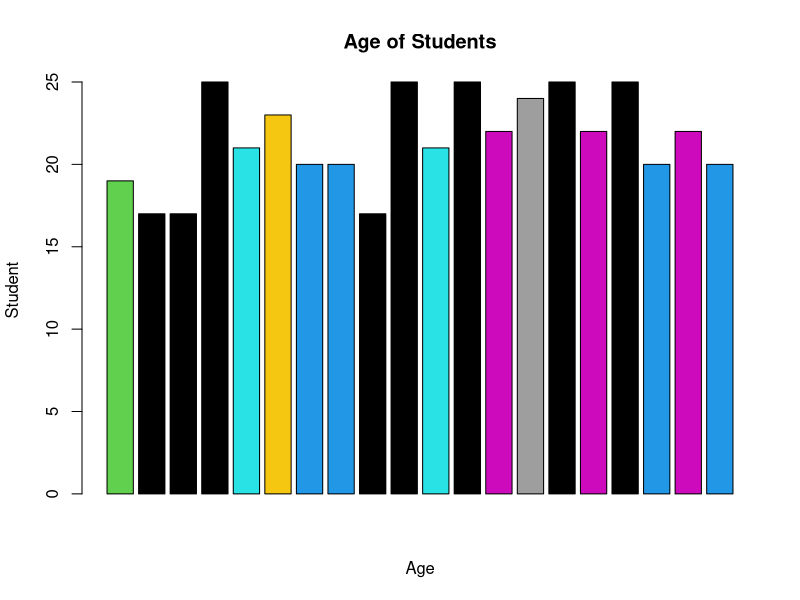

This chart was generated by the following R code:
#Name: Patricia Jennesha
#Date: September 7, 2021
#File Name: Assignment 1

#1,2. create vectors: studentsID, studentsAges
studentsID <- seq(13000,14500,length.out = 20)
studentAges <- sample(17:25, size=20, T)

#3. print list
print(studentsID)
print(studentAges)

#4. display mean, median, and youngest age in studentAges
#summary(studentAges)
mean(studentAges)
median(studentAges)
min(studentAges)


#5. each student and the corresponding age (cbind)
stuage <- cbind(studentsID, studentAges)
(stuage)


#another option: names(studentAges) <- studentsID

#6. print a list of the ages represented
unique(studentAges)

#7. print a list of duplicated ages
unique(studentAges[duplicated(studentAges)])

#8. print a list of age not represented
setdiff(17:25, unique(studentAges))

#9. print students ages older than 20
studentAges[studentAges > 20]

#10. print a list of students between 18 and 24
studentAges[studentAges>18 & studentAges<=24]

#11. create a bar chart of ages add appropriate labels, colors (barplot)
barplot(studentAges, main="Age of Students", xlab ="Age", ylab ="Student", col=studentAges)
